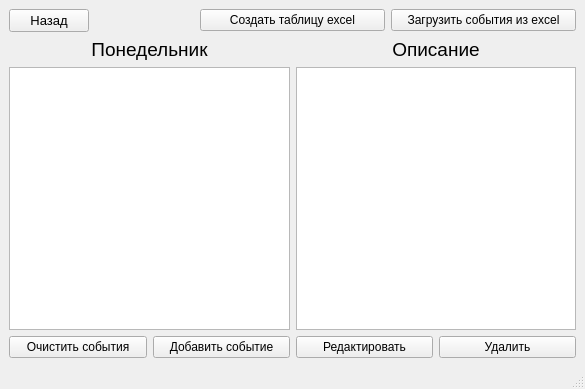
<?xml version="1.0" encoding="UTF-8"?>
<ui version="4.0">
 <class>mainWindow</class>
 <widget class="QMainWindow" name="mainWindow">
  <property name="geometry">
   <rect>
    <x>0</x>
    <y>0</y>
    <width>585</width>
    <height>389</height>
   </rect>
  </property>
  <property name="windowTitle">
   <string>График дня</string>
  </property>
  <widget class="QWidget" name="centralwidget">
   <layout class="QVBoxLayout" name="verticalLayout_2">
    <item>
     <layout class="QVBoxLayout" name="verticalLayout">
      <item>
       <layout class="QHBoxLayout" name="horizontalLayout_5">
        <item alignment="Qt::AlignLeft">
         <widget class="QPushButton" name="btn_back">
          <property name="font">
           <font>
            <pointsize>10</pointsize>
           </font>
          </property>
          <property name="text">
           <string>Назад</string>
          </property>
         </widget>
        </item>
        <item>
         <widget class="QPushButton" name="btn_create_excel">
          <property name="text">
           <string>Создать таблицу excel</string>
          </property>
         </widget>
        </item>
        <item>
         <widget class="QPushButton" name="btn_load_table">
          <property name="text">
           <string>Загрузить события из excel</string>
          </property>
         </widget>
        </item>
       </layout>
      </item>
      <item>
       <layout class="QHBoxLayout" name="horizontalLayout">
        <item>
         <layout class="QVBoxLayout" name="verticalLayout_8">
          <item>
           <widget class="QLabel" name="lbl_name_day">
            <property name="font">
             <font>
              <pointsize>14</pointsize>
              <weight>50</weight>
              <italic>false</italic>
              <bold>false</bold>
              <underline>false</underline>
              <strikeout>false</strikeout>
              <kerning>true</kerning>
             </font>
            </property>
            <property name="text">
             <string>Понедельник</string>
            </property>
            <property name="alignment">
             <set>Qt::AlignCenter</set>
            </property>
           </widget>
          </item>
          <item>
           <widget class="QListWidget" name="EventView">
            <property name="focusPolicy">
             <enum>Qt::StrongFocus</enum>
            </property>
           </widget>
          </item>
          <item>
           <layout class="QHBoxLayout" name="horizontalLayout_2">
            <item>
             <widget class="QPushButton" name="btn_clear_day">
              <property name="text">
               <string>Очистить события</string>
              </property>
             </widget>
            </item>
            <item>
             <widget class="QPushButton" name="btn_add_event">
              <property name="text">
               <string>Добавить событие</string>
              </property>
             </widget>
            </item>
           </layout>
          </item>
         </layout>
        </item>
        <item>
         <layout class="QVBoxLayout" name="verticalLayout_6">
          <item>
           <widget class="QLabel" name="label">
            <property name="font">
             <font>
              <pointsize>14</pointsize>
             </font>
            </property>
            <property name="layoutDirection">
             <enum>Qt::LeftToRight</enum>
            </property>
            <property name="text">
             <string>Описание</string>
            </property>
            <property name="alignment">
             <set>Qt::AlignCenter</set>
            </property>
           </widget>
          </item>
          <item>
           <widget class="QTextEdit" name="event_description"/>
          </item>
          <item>
           <layout class="QHBoxLayout" name="horizontalLayout_4">
            <item>
             <widget class="QPushButton" name="btn_edit_info">
              <property name="text">
               <string>Редактировать</string>
              </property>
             </widget>
            </item>
            <item>
             <widget class="QPushButton" name="btn_clear_event">
              <property name="text">
               <string>Удалить</string>
              </property>
             </widget>
            </item>
           </layout>
          </item>
         </layout>
        </item>
       </layout>
      </item>
     </layout>
    </item>
   </layout>
  </widget>
  <widget class="QMenuBar" name="menubar">
   <property name="geometry">
    <rect>
     <x>0</x>
     <y>0</y>
     <width>585</width>
     <height>21</height>
    </rect>
   </property>
  </widget>
  <widget class="QStatusBar" name="statusbar"/>
 </widget>
 <resources/>
 <connections/>
</ui>
